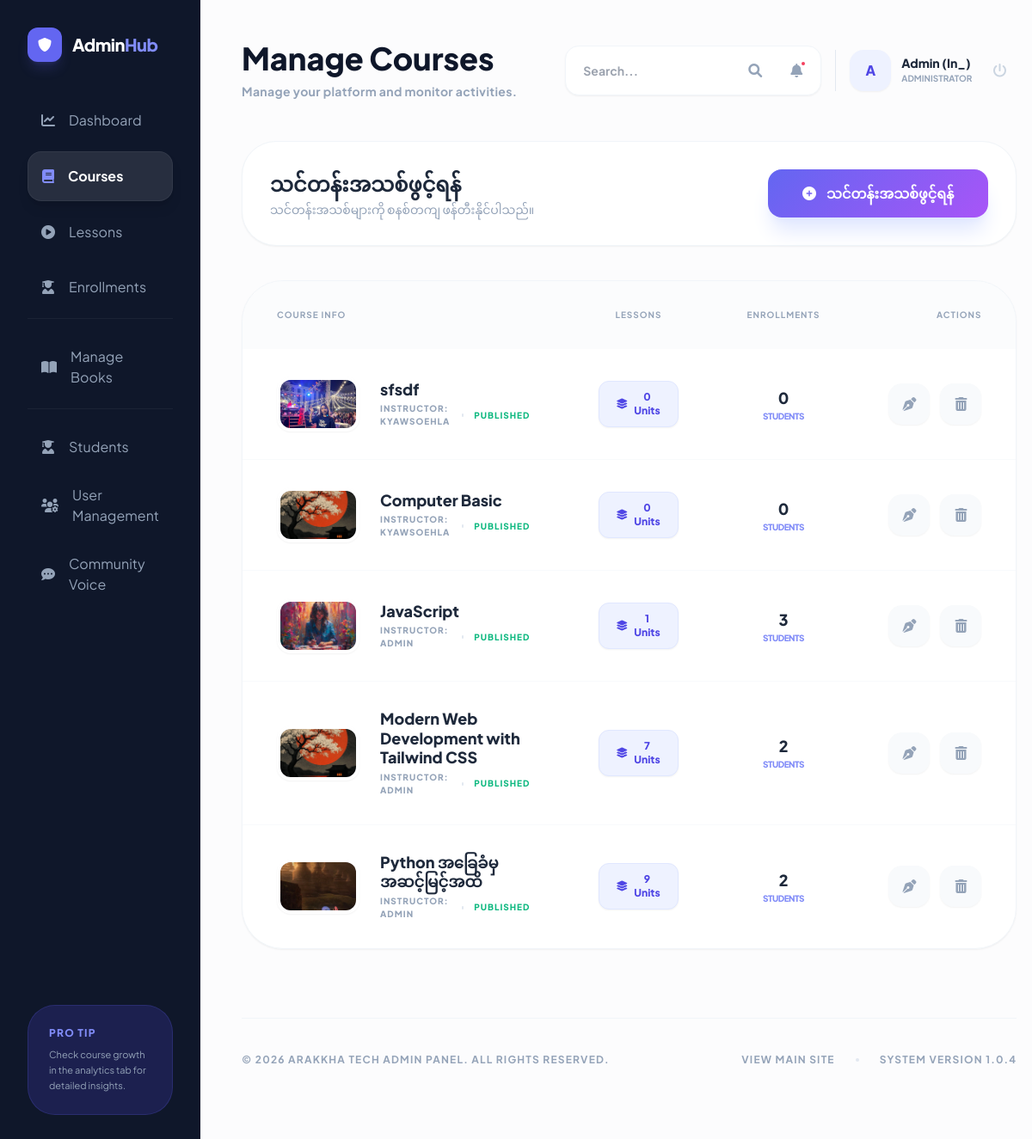
The app's page /manage/courses/ (signed in), older data.
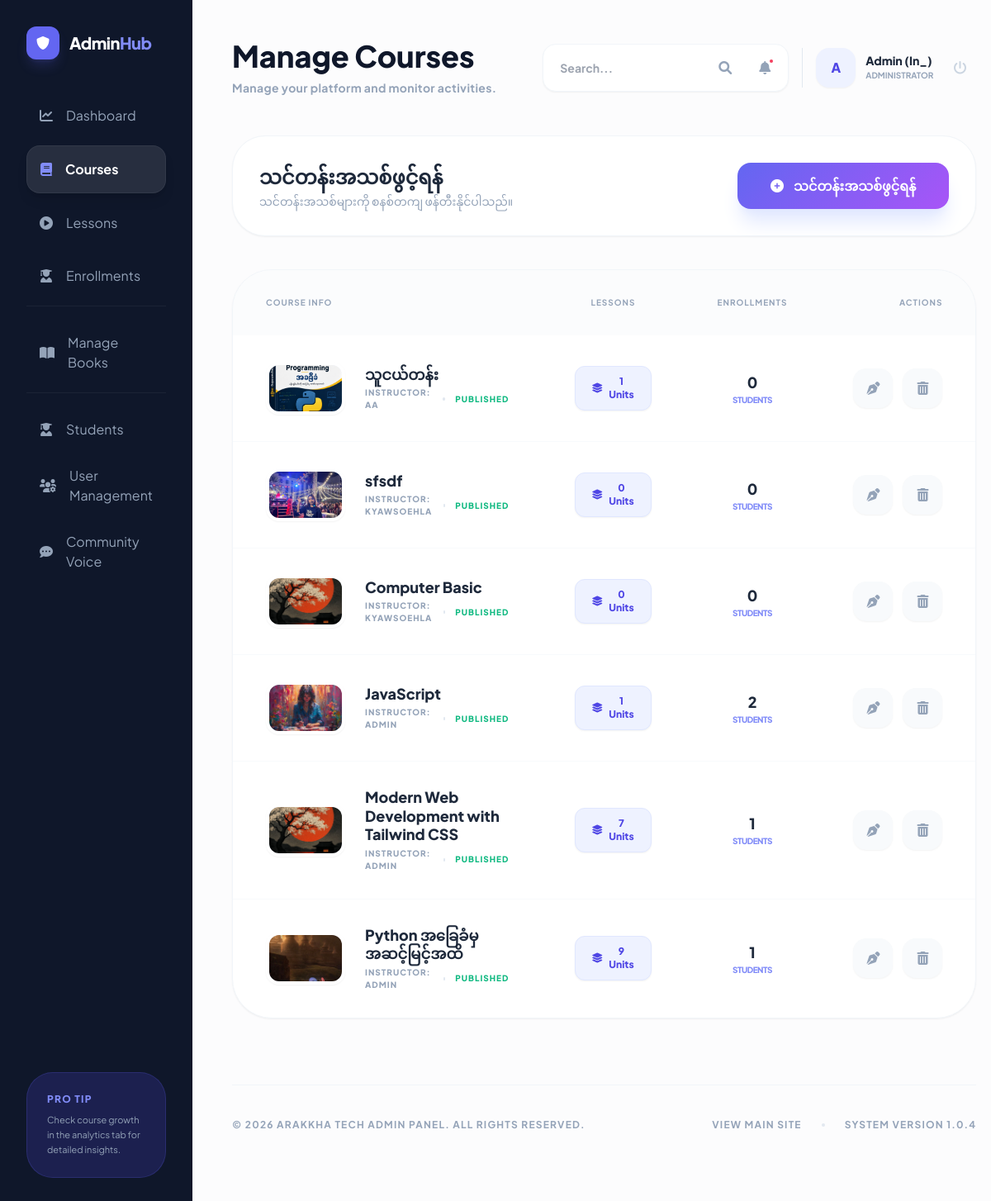
The same page, newer data.
### courses/models.py (models this page shows, shortened)
class Course(models.Model):
    title = models.CharField(max_length=200)
    description = models.TextField()
    thumbnail = models.ImageField(upload_to='courses/thumbnails/', blank=True, null=True)
    instructor = models.ForeignKey(User, on_delete=models.CASCADE, related_name='courses_taught')
    created_at = models.DateTimeField(auto_now_add=True)
    updated_at = models.DateTimeField(auto_now=True)

### courses/views.py (the view)
# urls.py: path('manage/courses/', views.manage_courses, name='manage_courses'),
@login_required
@user_passes_test(is_instructor)
def manage_courses(request):
    if is_admin(request.user):
        courses = Course.objects.annotate(student_count=Count('enrolled_students')).order_by('-created_at')
    else:
        courses = Course.objects.filter(instructor=request.user).annotate(student_count=Count('enrolled_students')).order_by('-created_at')
    return render(request, 'courses/management/manage_courses.html', {'courses': courses})

### courses/templates/courses/management/manage_courses.html (shortened to what this page needs)
{% extends 'base.html' %}
{% block content %}
<div class="min-h-screen bg-[#fcfcfd] flex flex-col lg:flex-row">
    {% include 'courses/admin_sidebar_snippet.html' %}
    <main class="flex-grow p-6 lg:p-12">
        {% include 'courses/admin_topbar_snippet.html' with title="Manage Courses" subtitle="Total "|add:courses.count|add:" active courses on the platform." %}
        <div class="mb-10">
            <div class="flex flex-col md:flex-row md:items-center justify-between gap-6 bg-white p-8 rounded-[2.5rem] border border-slate-100 shadow-sm">
                <div class="space-y-1">
                    <h2 class="text-2xl font-black text-slate-800">သင်တန်းအသစ်ဖွင့်ရန်</h2>
                    <p class="text-slate-400 text-sm font-medium">သင်တန်းအသစ်များကို စနစ်တကျ ဖန်တီးနိုင်ပါသည်။</p>
                </div>
                <a href="{% url 'add_course' %}" class="custom-gradient text-white px-10 py-4 rounded-2xl font-black shadow-xl shadow-indigo-100 hover:scale-105 transition-all flex items-center justify-center group">
                    <i class="fas fa-plus-circle mr-3 group-hover:rotate-90 transition-transform"></i> သင်တန်းအသစ်ဖွင့်ရန်
                </a>
            </div>
        </div>
        <div class="bg-white rounded-[3rem] shadow-sm border border-slate-100 overflow-hidden" data-aos="fade-up">
            <div class="overflow-x-auto">
                <table class="w-full text-left">
                    <thead class="text-slate-400 text-[10px] uppercase tracking-widest font-black bg-slate-50/50">
                        <tr>
                            <th class="px-10 py-8">Course Info</th>
                            <th class="px-10 py-8 text-center">Lessons</th>
                            <th class="px-10 py-8 text-center">Enrollments</th>
                            <th class="px-10 py-8 text-right">Actions</th>
                        </tr>
                    </thead>
                    <tbody class="divide-y divide-slate-50">
                        {% for course in courses %}
                        <tr class="group hover:bg-slate-50/30 transition-all">
                            <td class="px-10 py-8">
                                <div class="flex items-center">
                                    <div class="w-24 h-16 rounded-2xl bg-indigo-50 overflow-hidden flex-shrink-0 mr-6 shadow-sm border-4 border-white transition-transform group-hover:scale-105">
                                        {% if course.thumbnail %}
                                            <img src="{{ course.thumbnail.url }}" class="w-full h-full object-cover">
                                        {% else %}
                                            <div class="w-full h-full flex items-center justify-center text-indigo-200 text-xl">
                                                <i class="fas fa-image"></i>
                                            </div>
                                        {% endif %}
                                    </div>
                                    <div>
                                        <p class="font-black text-slate-800 text-lg group-hover:text-indigo-600 transition-colors leading-tight mb-1">{{ course.title }}</p>
                                        <div class="flex items-center space-x-3">
                                            <span class="text-[10px] font-black text-slate-400 uppercase tracking-widest">Instructor: {{ course.instructor.username }}</span>
                                            <span class="w-1 h-1 bg-slate-200 rounded-full"></span>
                                            <span class="text-[10px] font-black text-emerald-500 uppercase tracking-widest">Published</span>
                                        </div>
                                    </div>
                                </div>
                            </td>
                            <td class="px-10 py-8 text-center">
                                <a href="{% url 'manage_lessons' course.pk %}" class="inline-flex items-center bg-indigo-50 text-indigo-600 text-xs font-black px-5 py-2.5 rounded-xl hover:bg-indigo-600 hover:text-white transition-all shadow-sm border border-indigo-100">
                                    <i class="fas fa-layer-group mr-2"></i> {{ course.lessons.count }} Units
                                </a>
                            </td>
                            <td class="px-10 py-8 text-center">
                                <div class="flex flex-col items-center">
                                    <span class="text-lg font-black text-slate-800">{{ course.student_count }}</span>
                                    <span class="text-[10px] font-black text-indigo-400 uppercase tracking-tighter">Students</span>
                                </div>
                            </td>
                            <td class="px-10 py-8 text-right">
                                <div class="flex items-center justify-end space-x-3">
                                    <a href="{% url 'edit_course' course.pk %}" class="w-12 h-12 rounded-2xl bg-slate-50 text-slate-400 flex items-center justify-center hover:bg-indigo-50 hover:text-indigo-600 transition-all shadow-sm">
                                        <i class="fas fa-pen-nib"></i>
                                    </a>
                                    <a href="{% url 'delete_course' course.pk %}" class="w-12 h-12 rounded-2xl bg-slate-50 text-slate-400 flex items-center justify-center hover:bg-rose-50 hover:text-rose-600 transition-all shadow-sm">
                                        <i class="fas fa-trash-alt"></i>
                                    </a>
                                </div>
                            </td>
                        </tr>
                        {% endfor %}
                    </tbody>
                </table>
            </div>
        </div>
        {% include 'courses/admin_footer_snippet.html' %}
    </main>
</div>
{% endblock %}

### courses/templates/courses/admin_topbar_snippet.html (shortened to what this page needs)
<header class="relative z-[60] flex flex-col md:flex-row md:items-center justify-between mb-12 gap-6" data-aos="fade-down">
    <div>
        <h1 class="text-4xl font-black text-slate-900 mb-2">{% block admin_title %}{{ title|default:"Admin Dashboard" }}{% endblock %}</h1>
        <p class="text-slate-400 font-bold text-sm tracking-wide">{% block admin_subtitle %}Manage your platform and monitor activities.{% endblock %}</p>
    </div>
    <div class="flex items-center space-x-4 relative">
        <div class="bg-white p-2 rounded-2xl shadow-sm border border-slate-100 flex items-center space-x-2 relative z-10">
            <form action="{% url 'admin_search' %}" method="GET" class="flex items-center">
                <input type="text" name="q" placeholder="Search..." class="bg-transparent border-none text-sm font-bold text-slate-600 px-3 py-1 outline-none w-32 md:w-48">
                <button type="submit" class="w-10 h-10 rounded-xl hover:bg-slate-50 text-slate-400 transition-all"><i class="fas fa-search"></i></button>
            </form>
            <div class="relative group/notifications">
                <button class="w-10 h-10 rounded-xl hover:bg-slate-50 text-slate-400 transition-all relative">
                    <i class="fas fa-bell"></i>
                    {% if unread_admin_notifications_count > 0 %}
                        <span class="absolute top-2 right-2 w-2 h-2 bg-rose-500 rounded-full border-2 border-white"></span>
                    {% endif %}
                </button>
            </div>
        </div>
        <div class="flex items-center space-x-3 pl-4 border-l border-slate-200">
            <div class="w-12 h-12 rounded-2xl bg-indigo-50 flex items-center justify-center text-indigo-600 font-black shadow-sm">
                {{ user.username|slice:":1"|upper }}
            </div>
            <div class="hidden md:block">
                <p class="text-sm font-black text-slate-800 leading-none mb-1">
                    {% if user.get_full_name %}
                        {{ user.get_full_name }}
                    {% else %}
                        {{ user.username }}
                    {% endif %}
                </p>
                <p class="text-[10px] font-bold text-slate-400 uppercase">
                    {% if is_admin_user %}Administrator{% elif is_instructor_user %}Instructor{% else %}User{% endif %}
                </p>
            </div>
            <form action="{% url 'logout' %}" method="post" class="ml-2">
                <button type="submit" class="w-10 h-10 rounded-xl hover:bg-rose-50 text-slate-300 hover:text-rose-500 transition-all">
                    <i class="fas fa-power-off"></i>
                </button>
            </form>
        </div>
    </div>
</header>

Row changes from the older to the newer data that the page shows:
added Course: thumbnail (picture), title "သူငယ်တန်း", instructor.username "AA", lessons.count "1", student_count "0"
computed for Course "JavaScript": student_count "3" → "2"
computed for Course "Modern Web Development with Tailwind CSS": student_count "2" → "1"
computed for Course "Python အခြေခံမှ အဆင့်မြင့်အထိ": student_count "2" → "1"
